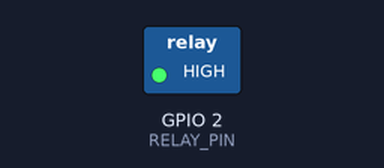
The sketch below on a simulated ESP8266 (NodeMCU). Shown: switched loads named in the sketch (green lamp = pin HIGH). What the sketch prints to the serial monitor is not drawn.

Above: at 2.5 s.
At 7.5 s:
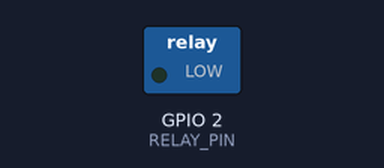
Timing chart, 0 to 13.0 s (numbered marks = the images above):
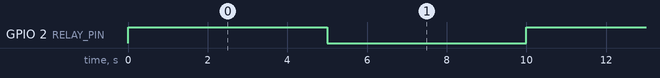

Measured:
- by itself, GPIO 2 (RELAY_PIN): alternates HIGH for 5.0 s and LOW for 5.0 s

The sketch:

turnonoff.ino
```cpp
// Chân kết nối relay
#define RELAY_PIN 2  // GPIO5 (D1 trên ESP8266 hoặc có thể là một chân khác trên ESP32)

void setup() {
  pinMode(RELAY_PIN, OUTPUT); // Đặt chân relay là OUTPUT
  Serial.begin(115200); // Bắt đầu Serial Monitor
}

void loop() {
  Serial.println("Bật relay");
  digitalWrite(RELAY_PIN, HIGH); // Bật relay
  delay(5000); // Chờ 2 giây

  Serial.println("Tắt relay");
  digitalWrite(RELAY_PIN, LOW); // Tắt relay
  delay(5000); // Chờ 2 giây
}
```
